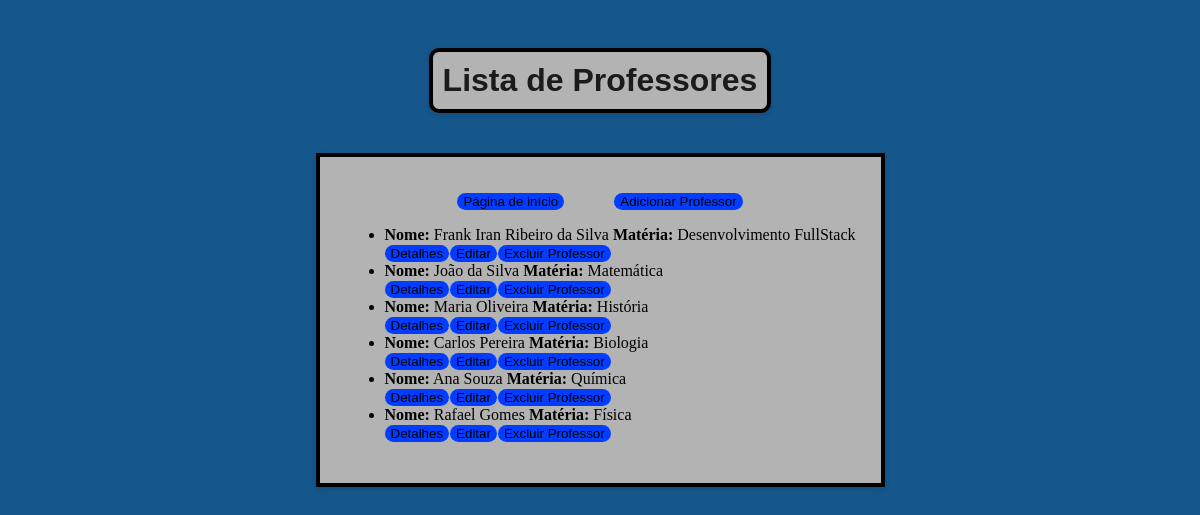
Page /professor on the earlier database version.
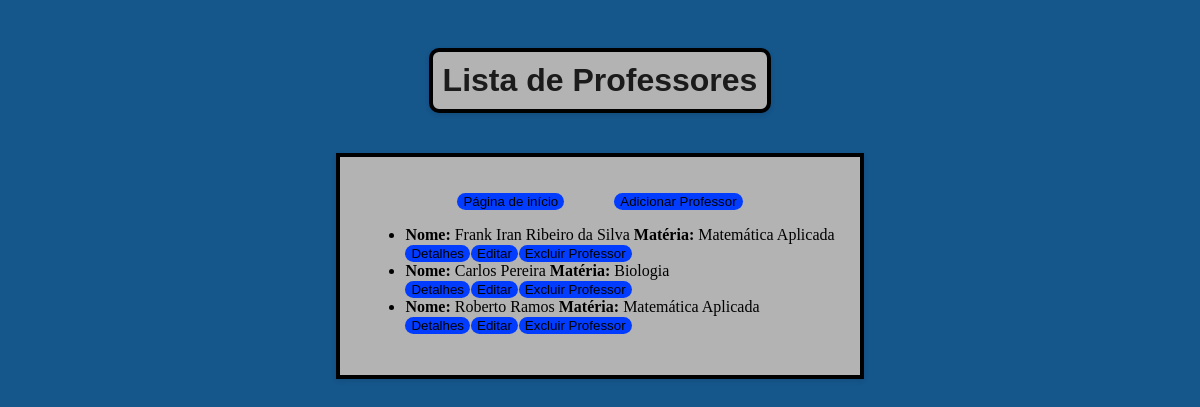
Same page on the later database version.
### app/models.py (models this page shows)
class Professor(db.Model):
    __tablename__ = 'professores'
    id = db.Column(db.Integer, primary_key=True)
    nome = db.Column(db.String(50), nullable=False)
    idade = db.Column(db.Integer)
    materia = db.Column(db.String(50))
    observacoes = db.Column(db.Text)
    turmas = db.relationship('Turma', backref='professor', lazy=True)

### app/professor/professor_routes.py (the view)
@professores_blueprint.route("/professor", methods=["GET"])
def listar_professores_view():
    professores = listar_professores()
    return render_template('professor/professor.html', professores=professores)

### app/professor/professor_model.py (called while the page is built)
def listar_professores():
    professores = Professor.query.all()
    return [
        {
            "id": professor.id,
            "nome": professor.nome,
            "idade": professor.idade,
            "matéria": professor.materia,
            "observações": professor.observacoes
        }
        for professor in professores
    ]

### app/templates/professor/professor.html (shortened to what this page needs)
<!DOCTYPE html>
<html lang="pt-BR">
<head>
    <link rel="stylesheet" href="{{ url_for('static', filename='professor.css') }}">
</head>
<body>
    <div class="titulo_prof">
        <h1>Lista de Professores</h1>
    </div>
    <section class="container2">
        <div class="button_home">
            <a href="{{ url_for('index') }}"><button>Página de início</button></a>
            <a href="/professores/novo"><button>Adicionar Professor</button></a>
        </div>
        <ul>
            {% if professores %}
                {% for professor in professores %}
                    <li>
                        <strong>Nome:</strong> {{ professor.nome }}
                        <strong>Matéria:</strong> {{ professor.matéria }}
                    <div class="button_profs">
                        <a href="/professor/{{ professor.id }}"><button>Detalhes</button></a>
                        <a href="/professores/{{ professor.id }}/atualizar"><button>Editar</button></a>
                        <form action="/professores/{{ professor.id }}" method="POST" onsubmit="return confirmDelete(this);">
                            <button type="submit">Excluir Professor</button>
                    </div>
                    </li>
                {% endfor %}
            {% else %}
                <li>Nenhum professor cadastrado.</li>
            {% endif %}
        </ul>
    </section>
</body>
</html>

Differences in the rows shown:
removed Professor: nome "João da Silva", matéria "Matemática"
removed Professor: nome "Maria Oliveira", matéria "História"
removed Professor: nome "Ana Souza", matéria "Química"
removed Professor: nome "Rafael Gomes", matéria "Física"
changed Professor "Frank Iran Ribeiro da Silva": matéria "Desenvolvimento FullStack" → "Matemática Aplicada"
added Professor: nome "Roberto Ramos", matéria "Matemática Aplicada"
